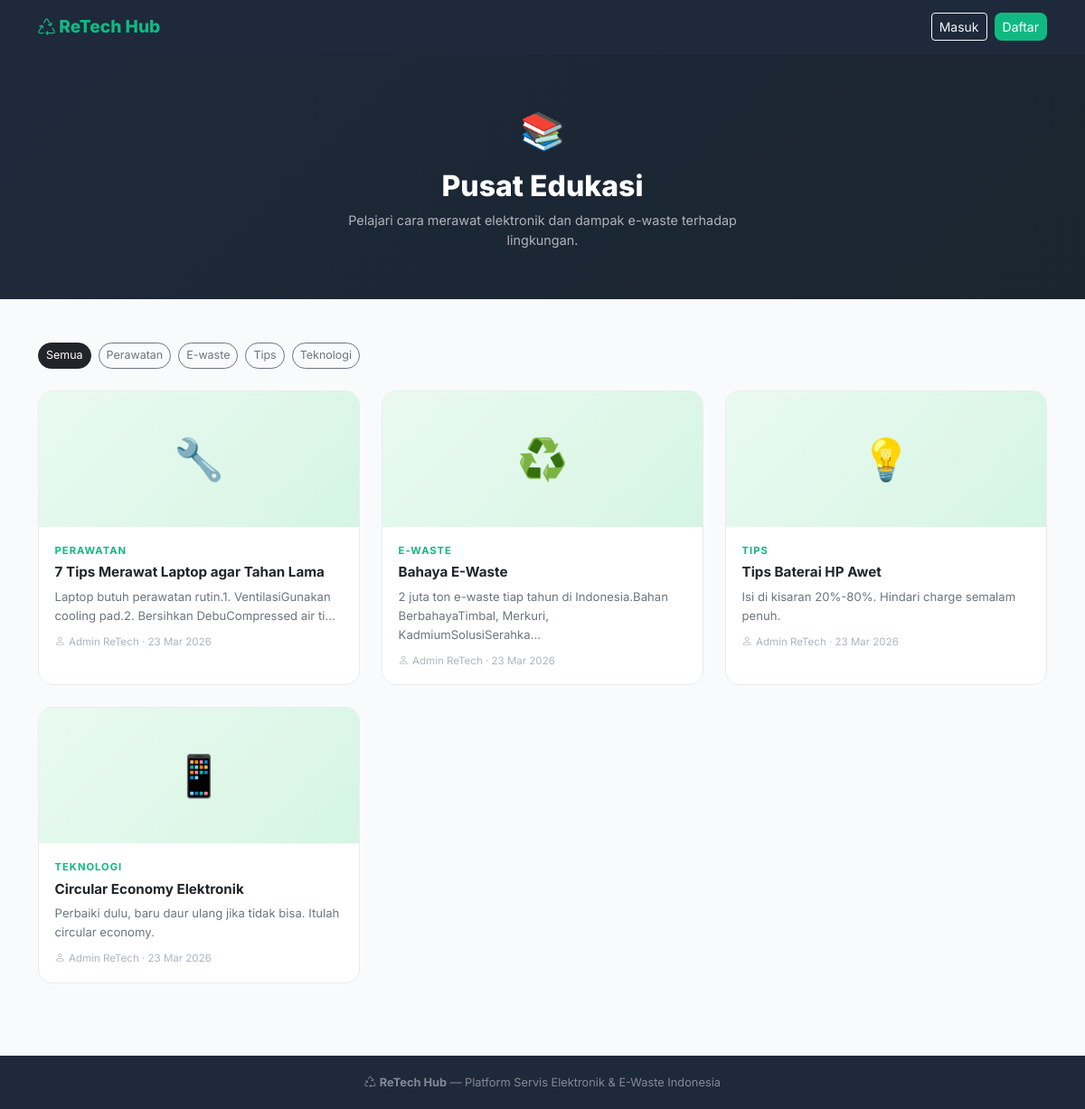
Page /articles/index.php on the committed database.
### tables this page shows
CREATE TABLE IF NOT EXISTS articles (
    id INT AUTO_INCREMENT PRIMARY KEY,
    title VARCHAR(255) NOT NULL,
    slug VARCHAR(255) UNIQUE NOT NULL,
    content TEXT NOT NULL,
    category VARCHAR(100) NULL,
    author_id INT NOT NULL,
    is_published TINYINT(1) DEFAULT 1,
    created_at TIMESTAMP DEFAULT CURRENT_TIMESTAMP,
    updated_at TIMESTAMP DEFAULT CURRENT_TIMESTAMP ON UPDATE CURRENT_TIMESTAMP,
    FOREIGN KEY (author_id) REFERENCES users(id) ON DELETE CASCADE
);

CREATE TABLE IF NOT EXISTS users (
    id INT AUTO_INCREMENT PRIMARY KEY,
    name VARCHAR(255) NOT NULL,
    email VARCHAR(255) UNIQUE NOT NULL,
    password VARCHAR(255) NOT NULL,
    role ENUM('user','technician','admin') DEFAULT 'user',
    phone VARCHAR(20) NULL,
    address TEXT NULL,
    latitude DECIMAL(10,7) NULL,    
    longitude DECIMAL(10,7) NULL,
    created_at TIMESTAMP DEFAULT CURRENT_TIMESTAMP,
    updated_at TIMESTAMP DEFAULT CURRENT_TIMESTAMP ON UPDATE CURRENT_TIMESTAMP
);

### includes/functions.php (called while the page is built, shortened)
<?php
function isLoggedIn(): bool {
    return isset($_SESSION['user_id']);
}
function e(?string $str): string {
    return htmlspecialchars($str ?? '', ENT_QUOTES, 'UTF-8');
}
function get(string $key, string $default = ''): string {
    return isset($_GET[$key]) ? trim($_GET[$key]) : $default;
}
function limitStr(string $str, int $limit = 80): string {
    $plain = strip_tags($str);
    return strlen($plain) > $limit ? substr($plain, 0, $limit) . '...' : $plain;
}

### articles/index.php (the view, shortened to what this page needs)
<?php
require_once __DIR__ . '/../includes/functions.php';
$pdo = getDB();
$cat = get('cat');
$where = $cat ? "WHERE a.is_published=1 AND a.category='" . $pdo->quote($cat) . "'" : "WHERE a.is_published=1";
$articles  = $pdo->query("SELECT a.*,u.name AS author_name FROM articles a JOIN users u ON a.author_id=u.id {$where} ORDER BY a.created_at DESC")->fetchAll();
$categories = $pdo->query("SELECT DISTINCT category FROM articles WHERE is_published=1 AND category IS NOT NULL")->fetchAll(PDO::FETCH_COLUMN);
?>
<!DOCTYPE html>
<html lang="id">
<head>
<link href="https://cdn.jsdelivr.net/npm/bootstrap@5.3.2/dist/css/bootstrap.min.css" rel="stylesheet">
<link href="https://cdn.jsdelivr.net/npm/bootstrap-icons@1.11.3/font/bootstrap-icons.min.css" rel="stylesheet">
</head>
<body>
<nav class="topnav">
<div class="container d-flex justify-content-between align-items-center">
    <a href="<?= BASE_URL ?>/" class="brand"><i class="bi bi-recycle me-1"></i>ReTech Hub</a>
    <div class="d-flex gap-2">
        <?php if(isLoggedIn()): ?>
        <a href="<?= BASE_URL ?>/<?= $_SESSION['user_role'] === 'admin' ? 'admin' : ($_SESSION['user_role'] === 'technician' ? 'technician' : 'user') ?>/dashboard.php" class="btn btn-sm btn-outline-light">Dashboard</a>
        <?php else: ?>
        <a href="<?= BASE_URL ?>/login.php" class="btn btn-sm btn-outline-light">Masuk</a>
        <a href="<?= BASE_URL ?>/register.php" class="btn btn-sm" style="background:var(--green);color:#fff;border-radius:8px;">Daftar</a>
        <?php endif; ?>
    </div>
</div>
</nav>
<div class="page-hero">
    <div class="container">
        <div style="font-size:2.5rem;margin-bottom:.75rem;">📚</div>
        <h1 style="font-size:2rem;font-weight:800;">Pusat <span style="color:var(--sage)">Edukasi</span></h1>
        <p style="color:rgba(255,255,255,.65);font-size:.9rem;max-width:460px;margin:.5rem auto 0;">Pelajari cara merawat elektronik dan dampak e-waste terhadap lingkungan.</p>
    </div>
</div>
<div class="container py-5">
    <?php if($categories): ?>
    <div class="d-flex gap-2 flex-wrap mb-4">
        <a href="index.php" class="btn btn-sm <?= !$cat?'btn-dark':'btn-outline-secondary' ?>" style="border-radius:50px;font-size:.78rem;">Semua</a>
        <?php foreach($categories as $c): ?>
        <a href="index.php?cat=<?= urlencode($c) ?>" class="btn btn-sm <?= $cat===$c?'btn-dark':'btn-outline-secondary' ?>" style="border-radius:50px;font-size:.78rem;"><?= ucfirst(e($c)) ?></a>
        <?php endforeach; ?>
    </div>
    <?php endif; ?>
    <?php if(empty($articles)): ?>
    <div class="text-center py-5 text-muted"><i class="bi bi-newspaper display-3 d-block mb-3 opacity-25"></i><h5>Belum ada artikel.</h5></div>
    <?php else: ?>
    <div class="row g-4">
    <?php foreach($articles as $a): ?>
    <div class="col-sm-6 col-lg-4">
        <a href="show.php?id=<?= $a['id'] ?>" class="art-card">
            <div class="art-thumb">
                <?php switch($a['category']){case 'e-waste':echo '♻️';break;case 'tips':echo '💡';break;case 'perawatan':echo '🔧';break;default:echo '📱';}?>
            </div>
            <div class="art-body">
                <?php if($a['category']): ?><div class="art-cat"><?= e($a['category']) ?></div><?php endif; ?>
                <div class="art-title"><?= e($a['title']) ?></div>
                <div class="art-exc"><?= e(limitStr($a['content'],95)) ?></div>
                <div class="art-meta"><i class="bi bi-person me-1"></i><?= e($a['author_name']) ?> · <?= date('d M Y',strtotime($a['created_at'])) ?></div>
            </div>
        </a>
    </div>
    <?php endforeach; ?>
    </div>
    <?php endif; ?>
</div>
<footer style="background:var(--dark);color:rgba(255,255,255,.45);padding:1.25rem 0;text-align:center;font-size:.8rem;margin-top:2rem;">
    <div class="container"><a href="<?= BASE_URL ?>/" style="color:var(--sage);font-weight:700;text-decoration:none;"><i class="bi bi-recycle me-1"></i>ReTech Hub</a> — Platform Servis Elektronik & E-Waste Indonesia</div>
</footer>
</body></html>

### articles/index.php (style rules this page uses)
:root { --green:#10B981;--dark:#1E293B; }
* { font-family:'Inter',sans-serif; }
body { background:#F8FAFC; }
.topnav { background:var(--dark);padding:.9rem 0;position:sticky;top:0;z-index:999; }
.topnav .brand { color:var(--green);font-weight:800;font-size:1.2rem;text-decoration:none; }
.page-hero { background:linear-gradient(135deg,var(--dark),#1a252f);padding:55px 0;text-align:center;color:#fff; }
.art-card { background:#fff;border-radius:16px;border:1px solid #E9ECEF;overflow:hidden;display:block;text-decoration:none;color:inherit;height:100%;transition:.2s; }
.art-thumb { height:150px;display:flex;align-items:center;justify-content:center;font-size:2.8rem;background:linear-gradient(135deg,#EAFAF1,#D5F5E3); }
.art-body { padding:1.1rem; }
.art-cat { font-size:.7rem;font-weight:700;text-transform:uppercase;letter-spacing:1px;color:var(--green);margin-bottom:.3rem; }
.art-title { font-size:.95rem;font-weight:700;line-height:1.4;margin-bottom:.4rem; }
.art-exc { font-size:.82rem;color:#6C757D;line-height:1.6; }
.art-meta { font-size:.72rem;color:#ADB5BD;margin-top:.6rem; }

### rows in the picture
articles: category "PERAWATAN", title "7 Tips Merawat Laptop agar Tahan Lama", content "Laptop butuh perawatan rutin.1. VentilasiGunakan cooling pad.2. Bersihkan DebuCompressed air ti...", author.name "Admin ReTech", created_at "23 Mar 2026"
articles: category "E-WASTE", title "Bahaya E-Waste", content "2 juta ton e-waste tiap tahun di Indonesia.Bahan BerbahayaTimbal, Merkuri, KadmiumSolusiSerahka...", author.name "Admin ReTech", created_at "23 Mar 2026"
articles: category "TIPS", title "Tips Baterai HP Awet", content "Isi di kisaran 20%-80%. Hindari charge semalam penuh.", author.name "Admin ReTech", created_at "23 Mar 2026"
articles: category "TEKNOLOGI", title "Circular Economy Elektronik", content "Perbaiki dulu, baru daur ulang jika tidak bisa. Itulah circular economy.", author.name "Admin ReTech", created_at "23 Mar 2026"

### other values in the picture
$c "Perawatan"
$c "E-waste"
$c "Tips"
$c "Teknologi"
